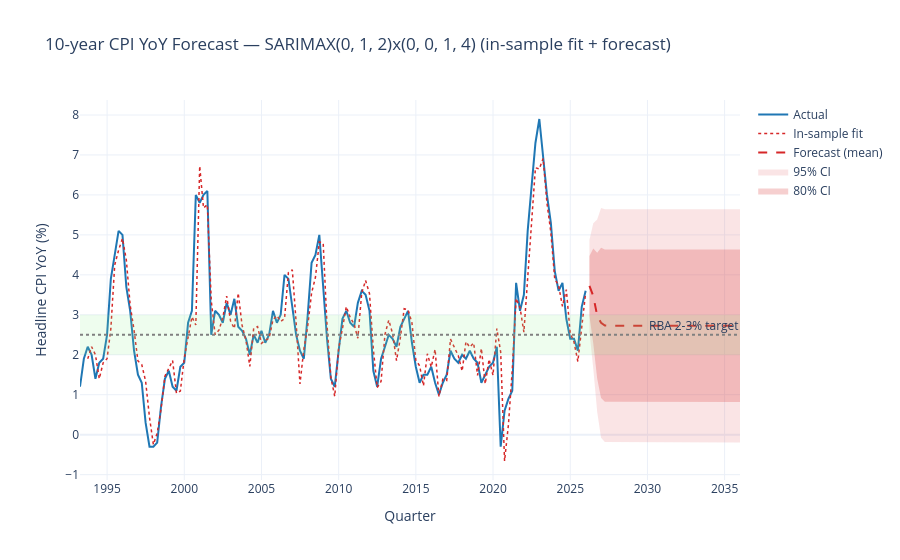
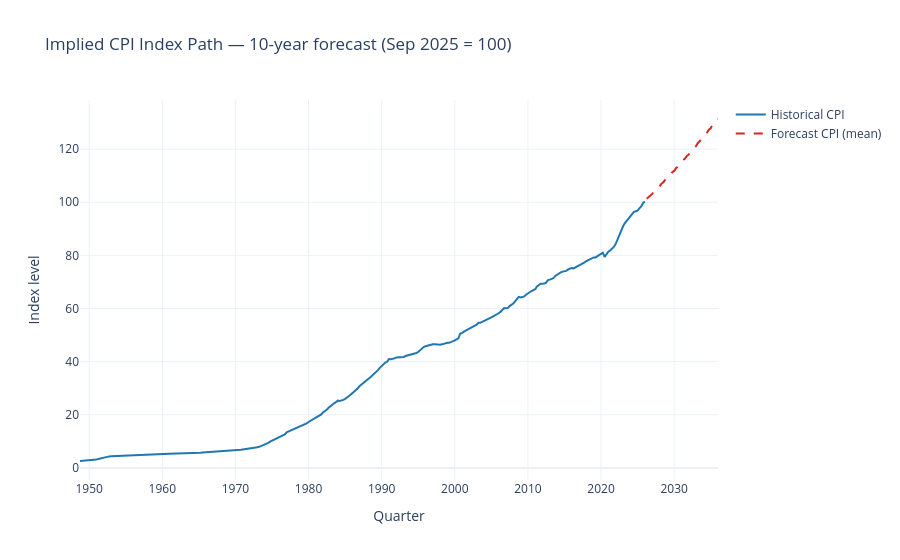

Here is the notebook cell these charts were saved with, in order:
### Code cell
# --- Refit best model on full sample 1993-Q1 to 2025-Q4 ---
y_full = df.loc[TRAIN_START:CUTOFF, 'headline_yoy'].dropna()
print(f'Full training sample: {y_full.index.min().date()} to {y_full.index.max().date()}, n={len(y_full)}')

final_model = SARIMAX(y_full, order=best_order, seasonal_order=best_seasonal,
                      enforce_stationarity=False, enforce_invertibility=False).fit(disp=False)
print(f'Model: SARIMAX{best_order}x{best_seasonal}, AIC={final_model.aic:.2f}')

# --- In-sample fitted values ---
arima_fitted = final_model.fittedvalues
arima_resid  = y_full - arima_fitted

warmup = max(best_order[1], best_seasonal[1] * 4) + 1
arima_fitted = arima_fitted.iloc[warmup:]
arima_resid  = arima_resid.iloc[warmup:]

rmse_in = np.sqrt(np.mean(arima_resid**2))
mae_in  = np.mean(np.abs(arima_resid))
print(f'In-sample fit (excl. {warmup} warmup obs): RMSE={rmse_in:.3f} pp, MAE={mae_in:.3f} pp')

# --- Forecast 40 quarters ahead ---
HORIZON = 40
fc_obj  = final_model.get_forecast(steps=HORIZON)
fc_mean = fc_obj.predicted_mean
fc_ci80 = fc_obj.conf_int(alpha=0.20)
fc_ci95 = fc_obj.conf_int(alpha=0.05)

fc_idx = pd.date_range(start=y_full.index[-1] + pd.offsets.QuarterEnd(),
                       periods=HORIZON, freq='QE-DEC')
fc_mean.index = fc_idx
fc_ci80.index = fc_idx
fc_ci95.index = fc_idx

# --- Summary stats ---
print(f'\nForecast horizon: {fc_idx[0].date()} to {fc_idx[-1].date()}')
print(f'Mean YoY forecast over 10 years: {fc_mean.mean():.2f}%')
print(f'Forecast at end of horizon:      {fc_mean.iloc[-1]:.2f}%')
print(f'Implied CPI+2.5% target return:  {fc_mean.mean() + 2.5:.2f}% p.a.')

# --- Plot: actual + in-sample fit + forecast + CI ---
fig_fc = go.Figure()
fig_fc.add_trace(go.Scatter(x=y_full.index, y=y_full.values,
                            mode='lines', name='Actual',
                            line=dict(color='#1f77b4', width=2)))
fig_fc.add_trace(go.Scatter(x=arima_fitted.index, y=arima_fitted.values,
                            mode='lines', name='In-sample fit',
                            line=dict(color='#d62728', width=1.5, dash='dot')))
fig_fc.add_trace(go.Scatter(x=fc_idx, y=fc_mean.values,
                            mode='lines', name='Forecast (mean)',
                            line=dict(color='#d62728', width=2, dash='dash')))
fig_fc.add_trace(go.Scatter(x=list(fc_idx) + list(fc_idx[::-1]),
                            y=list(fc_ci95.iloc[:, 1]) + list(fc_ci95.iloc[::-1, 0]),
                            fill='toself', fillcolor='rgba(214,39,40,0.12)',
                            line=dict(width=0), name='95% CI'))
fig_fc.add_trace(go.Scatter(x=list(fc_idx) + list(fc_idx[::-1]),
                            y=list(fc_ci80.iloc[:, 1]) + list(fc_ci80.iloc[::-1, 0]),
                            fill='toself', fillcolor='rgba(214,39,40,0.22)',
                            line=dict(width=0), name='80% CI'))
fig_fc.add_hrect(y0=2, y1=3, fillcolor='lightgreen', opacity=0.15, line_width=0,
                 annotation_text='RBA 2-3% target', annotation_position='top right')
fig_fc.add_hline(y=2.5, line_dash='dot', line_color='grey')
fig_fc.update_layout(
    title=f'10-year CPI YoY Forecast — SARIMAX{best_order}x{best_seasonal} (in-sample fit + forecast)',
    xaxis_title='Quarter', yaxis_title='Headline CPI YoY (%)',
    template='plotly_white', hovermode='x unified')
fig_fc.show()

# --- Implied CPI level path ---
hist_idx = df['cpi_index'].dropna()
level_path = list(hist_idx.iloc[-4:].values)
for yoy in fc_mean.values:
    level_path.append(level_path[-4] * (1 + yoy / 100))
level_fc = pd.Series(level_path[4:], index=fc_idx)

fig_lvl = go.Figure()
fig_lvl.add_trace(go.Scatter(x=hist_idx.index, y=hist_idx.values,
                             mode='lines', name='Historical CPI',
                             line=dict(color='#1f77b4', width=2)))
fig_lvl.add_trace(go.Scatter(x=level_fc.index, y=level_fc.values,
                             mode='lines', name='Forecast CPI (mean)',
                             line=dict(color='#d62728', dash='dash', width=2)))
fig_lvl.update_layout(
    title='Implied CPI Index Path — 10-year forecast (Sep 2025 = 100)',
    xaxis_title='Quarter', yaxis_title='Index level',
    template='plotly_white', hovermode='x unified')
fig_lvl.show()

# --- Save forecast for downstream use ---
forecast_out = pd.DataFrame({
    'yoy_mean':  fc_mean.values,
    'yoy_lo80':  fc_ci80.iloc[:, 0].values,
    'yoy_hi80':  fc_ci80.iloc[:, 1].values,
    'yoy_lo95':  fc_ci95.iloc[:, 0].values,
    'yoy_hi95':  fc_ci95.iloc[:, 1].values,
    'cpi_level': level_fc.values,
}, index=fc_idx)
print('\nForecast dataframe saved as `forecast_out`. First and last rows:')
print(forecast_out.head(2).round(2))
print(forecast_out.tail(2).round(2))

### Figure 1 — Plotly figure (JSON) as saved in the notebook; plotly's stock layout.template omitted (floating-point values rounded to 4 significant figures; data arrays with more than 128 entries replaced by an {"elided": "..."} marker saying what was removed)
{"data": [{"line": {"color": "#1f77b4", "width": 2}, "mode": "lines", "name": "Actual", "type": "scatter", "x": {"elided": "132 str values"}, "y": {"elided": "132 float values"}}, {"line": {"color": "#d62728", "dash": "dot", "width": 1.5}, "mode": "lines", "name": "In-sample fit", "type": "scatter", "x": {"elided": "130 str values"}, "y": {"elided": "130 float values"}}, {"line": {"color": "#d62728", "dash": "dash", "width": 2}, "mode": "lines", "name": "Forecast (mean)", "type": "scatter", "x": ["2026-03-31T00:00:00", "2026-06-30T00:00:00", "2026-09-30T00:00:00", "2026-12-31T00:00:00", "2027-03-31T00:00:00", "2027-06-30T00:00:00", "2027-09-30T00:00:00", "2027-12-31T00:00:00", "2028-03-31T00:00:00", "2028-06-30T00:00:00", "2028-09-30T00:00:00", "2028-12-31T00:00:00", "2029-03-31T00:00:00", "2029-06-30T00:00:00", "2029-09-30T00:00:00", "2029-12-31T00:00:00", "2030-03-31T00:00:00", "2030-06-30T00:00:00", "2030-09-30T00:00:00", "2030-12-31T00:00:00", "2031-03-31T00:00:00", "2031-06-30T00:00:00", "2031-09-30T00:00:00", "2031-12-31T00:00:00", "2032-03-31T00:00:00", "2032-06-30T00:00:00", "2032-09-30T00:00:00", "2032-12-31T00:00:00", "2033-03-31T00:00:00", "2033-06-30T00:00:00", "2033-09-30T00:00:00", "2033-12-31T00:00:00", "2034-03-31T00:00:00", "2034-06-30T00:00:00", "2034-09-30T00:00:00", "2034-12-31T00:00:00", "2035-03-31T00:00:00", "2035-06-30T00:00:00", "2035-09-30T00:00:00", "2035-12-31T00:00:00"], "y": [3.722, 3.469, 2.979, 2.8, 2.73, 2.724, 2.724, 2.724, 2.724, 2.724, 2.724, 2.724, 2.724, 2.724, 2.724, 2.724, 2.724, 2.724, 2.724, 2.724, 2.724, 2.724, 2.724, 2.724, 2.724, 2.724, 2.724, 2.724, 2.724, 2.724, 2.724, 2.724, 2.724, 2.724, 2.724, 2.724, 2.724, 2.724, 2.724, 2.724]}, {"fill": "toself", "fillcolor": "rgba(214,39,40,0.12)", "line": {"width": 0}, "name": "95% CI", "type": "scatter", "x": ["2026-03-31T00:00:00", "2026-06-30T00:00:00", "2026-09-30T00:00:00", "2026-12-31T00:00:00", "2027-03-31T00:00:00", "2027-06-30T00:00:00", "2027-09-30T00:00:00", "2027-12-31T00:00:00", "2028-03-31T00:00:00", "2028-06-30T00:00:00", "2028-09-30T00:00:00", "2028-12-31T00:00:00", "2029-03-31T00:00:00", "2029-06-30T00:00:00", "2029-09-30T00:00:00", "2029-12-31T00:00:00", "2030-03-31T00:00:00", "2030-06-30T00:00:00", "2030-09-30T00:00:00", "2030-12-31T00:00:00", "2031-03-31T00:00:00", "2031-06-30T00:00:00", "2031-09-30T00:00:00", "2031-12-31T00:00:00", "2032-03-31T00:00:00", "2032-06-30T00:00:00", "2032-09-30T00:00:00", "2032-12-31T00:00:00", "2033-03-31T00:00:00", "2033-06-30T00:00:00", "2033-09-30T00:00:00", "2033-12-31T00:00:00", "2034-03-31T00:00:00", "2034-06-30T00:00:00", "2034-09-30T00:00:00", "2034-12-31T00:00:00", "2035-03-31T00:00:00", "2035-06-30T00:00:00", "2035-09-30T00:00:00", "2035-12-31T00:00:00", "2035-12-31T00:00:00", "2035-09-30T00:00:00", "2035-06-30T00:00:00", "2035-03-31T00:00:00", "2034-12-31T00:00:00", "2034-09-30T00:00:00", "2034-06-30T00:00:00", "2034-03-31T00:00:00", "2033-12-31T00:00:00", "2033-09-30T00:00:00", "2033-06-30T00:00:00", "2033-03-31T00:00:00", "2032-12-31T00:00:00", "2032-09-30T00:00:00", "2032-06-30T00:00:00", "2032-03-31T00:00:00", "2031-12-31T00:00:00", "2031-09-30T00:00:00", "2031-06-30T00:00:00", "2031-03-31T00:00:00", "2030-12-31T00:00:00", "2030-09-30T00:00:00", "2030-06-30T00:00:00", "2030-03-31T00:00:00", "2029-12-31T00:00:00", "2029-09-30T00:00:00", "2029-06-30T00:00:00", "2029-03-31T00:00:00", "2028-12-31T00:00:00", "2028-09-30T00:00:00", "2028-06-30T00:00:00", "2028-03-31T00:00:00", "2027-12-31T00:00:00", "2027-09-30T00:00:00", "2027-06-30T00:00:00", "2027-03-31T00:00:00", "2026-12-31T00:00:00", "2026-09-30T00:00:00", "2026-06-30T00:00:00", "2026-03-31T00:00:00"], "y": [4.871, 5.288, 5.385, 5.675, 5.642, 5.642, 5.642, 5.642, 5.642, 5.642, 5.642, 5.642, 5.642, 5.642, 5.642, 5.642, 5.642, 5.642, 5.642, 5.642, 5.642, 5.642, 5.642, 5.642, 5.642, 5.642, 5.642, 5.642, 5.642, 5.642, 5.642, 5.642, 5.642, 5.642, 5.642, 5.642, 5.642, 5.642, 5.642, 5.642, -0.1948, -0.1948, -0.1948, -0.1948, -0.1948, -0.1948, -0.1948, -0.1948, -0.1948, -0.1948, -0.1948, -0.1948, -0.1948, -0.1948, -0.1948, -0.1948, -0.1948, -0.1948, -0.1948, -0.1948, -0.1948, -0.1948, -0.1948, -0.1948, -0.1948, -0.1948, -0.1948, -0.1948, -0.1948, -0.1948, -0.1948, -0.1948, -0.1948, -0.1948, -0.1948, -0.1814, -0.07475, 0.5732, 1.65, 2.574]}, {"fill": "toself", "fillcolor": "rgba(214,39,40,0.22)", "line": {"width": 0}, "name": "80% CI", "type": "scatter", "x": ["2026-03-31T00:00:00", "2026-06-30T00:00:00", "2026-09-30T00:00:00", "2026-12-31T00:00:00", "2027-03-31T00:00:00", "2027-06-30T00:00:00", "2027-09-30T00:00:00", "2027-12-31T00:00:00", "2028-03-31T00:00:00", "2028-06-30T00:00:00", "2028-09-30T00:00:00", "2028-12-31T00:00:00", "2029-03-31T00:00:00", "2029-06-30T00:00:00", "2029-09-30T00:00:00", "2029-12-31T00:00:00", "2030-03-31T00:00:00", "2030-06-30T00:00:00", "2030-09-30T00:00:00", "2030-12-31T00:00:00", "2031-03-31T00:00:00", "2031-06-30T00:00:00", "2031-09-30T00:00:00", "2031-12-31T00:00:00", "2032-03-31T00:00:00", "2032-06-30T00:00:00", "2032-09-30T00:00:00", "2032-12-31T00:00:00", "2033-03-31T00:00:00", "2033-06-30T00:00:00", "2033-09-30T00:00:00", "2033-12-31T00:00:00", "2034-03-31T00:00:00", "2034-06-30T00:00:00", "2034-09-30T00:00:00", "2034-12-31T00:00:00", "2035-03-31T00:00:00", "2035-06-30T00:00:00", "2035-09-30T00:00:00", "2035-12-31T00:00:00", "2035-12-31T00:00:00", "2035-09-30T00:00:00", "2035-06-30T00:00:00", "2035-03-31T00:00:00", "2034-12-31T00:00:00", "2034-09-30T00:00:00", "2034-06-30T00:00:00", "2034-03-31T00:00:00", "2033-12-31T00:00:00", "2033-09-30T00:00:00", "2033-06-30T00:00:00", "2033-03-31T00:00:00", "2032-12-31T00:00:00", "2032-09-30T00:00:00", "2032-06-30T00:00:00", "2032-03-31T00:00:00", "2031-12-31T00:00:00", "2031-09-30T00:00:00", "2031-06-30T00:00:00", "2031-03-31T00:00:00", "2030-12-31T00:00:00", "2030-09-30T00:00:00", "2030-06-30T00:00:00", "2030-03-31T00:00:00", "2029-12-31T00:00:00", "2029-09-30T00:00:00", "2029-06-30T00:00:00", "2029-03-31T00:00:00", "2028-12-31T00:00:00", "2028-09-30T00:00:00", "2028-06-30T00:00:00", "2028-03-31T00:00:00", "2027-12-31T00:00:00", "2027-09-30T00:00:00", "2027-06-30T00:00:00", "2027-03-31T00:00:00", "2026-12-31T00:00:00", "2026-09-30T00:00:00", "2026-06-30T00:00:00", "2026-03-31T00:00:00"], "y": [4.473, 4.659, 4.552, 4.68, 4.634, 4.632, 4.632, 4.632, 4.632, 4.632, 4.632, 4.632, 4.632, 4.632, 4.632, 4.632, 4.632, 4.632, 4.632, 4.632, 4.632, 4.632, 4.632, 4.632, 4.632, 4.632, 4.632, 4.632, 4.632, 4.632, 4.632, 4.632, 4.632, 4.632, 4.632, 4.632, 4.632, 4.632, 4.632, 4.632, 0.8153, 0.8153, 0.8153, 0.8153, 0.8153, 0.8153, 0.8153, 0.8153, 0.8153, 0.8153, 0.8153, 0.8153, 0.8153, 0.8153, 0.8153, 0.8153, 0.8153, 0.8153, 0.8153, 0.8153, 0.8153, 0.8153, 0.8153, 0.8153, 0.8153, 0.8153, 0.8153, 0.8153, 0.8153, 0.8153, 0.8153, 0.8153, 0.8153, 0.8153, 0.8153, 0.8264, 0.9204, 1.406, 2.28, 2.972]}], "layout": {"annotations": [{"showarrow": false, "text": "RBA 2-3% target", "x": 1, "xanchor": "right", "xref": "x domain", "y": 3, "yanchor": "top", "yref": "y"}], "hovermode": "x unified", "shapes": [{"fillcolor": "lightgreen", "line": {"width": 0}, "opacity": 0.15, "type": "rect", "x0": 0, "x1": 1, "xref": "x domain", "y0": 2, "y1": 3, "yref": "y"}, {"line": {"color": "grey", "dash": "dot"}, "type": "line", "x0": 0, "x1": 1, "xref": "x domain", "y0": 2.5, "y1": 2.5, "yref": "y"}], "title": {"text": "10-year CPI YoY Forecast — SARIMAX(0, 1, 2)x(0, 0, 1, 4) (in-sample fit + forecast)"}, "xaxis": {"title": {"text": "Quarter"}}, "yaxis": {"title": {"text": "Headline CPI YoY (%)"}}}}

### Figure 2 — Plotly figure (JSON) as saved in the notebook; plotly's stock layout.template omitted (floating-point values rounded to 4 significant figures; data arrays with more than 128 entries replaced by an {"elided": "..."} marker saying what was removed)
{"data": [{"line": {"color": "#1f77b4", "width": 2}, "mode": "lines", "name": "Historical CPI", "type": "scatter", "x": {"elided": "310 str values"}, "y": {"elided": "310 float values"}}, {"line": {"color": "#d62728", "dash": "dash", "width": 2}, "mode": "lines", "name": "Forecast CPI (mean)", "type": "scatter", "x": ["2026-03-31T00:00:00", "2026-06-30T00:00:00", "2026-09-30T00:00:00", "2026-12-31T00:00:00", "2027-03-31T00:00:00", "2027-06-30T00:00:00", "2027-09-30T00:00:00", "2027-12-31T00:00:00", "2028-03-31T00:00:00", "2028-06-30T00:00:00", "2028-09-30T00:00:00", "2028-12-31T00:00:00", "2029-03-31T00:00:00", "2029-06-30T00:00:00", "2029-09-30T00:00:00", "2029-12-31T00:00:00", "2030-03-31T00:00:00", "2030-06-30T00:00:00", "2030-09-30T00:00:00", "2030-12-31T00:00:00", "2031-03-31T00:00:00", "2031-06-30T00:00:00", "2031-09-30T00:00:00", "2031-12-31T00:00:00", "2032-03-31T00:00:00", "2032-06-30T00:00:00", "2032-09-30T00:00:00", "2032-12-31T00:00:00", "2033-03-31T00:00:00", "2033-06-30T00:00:00", "2033-09-30T00:00:00", "2033-12-31T00:00:00", "2034-03-31T00:00:00", "2034-06-30T00:00:00", "2034-09-30T00:00:00", "2034-12-31T00:00:00", "2035-03-31T00:00:00", "2035-06-30T00:00:00", "2035-09-30T00:00:00", "2035-12-31T00:00:00"], "y": [101.3, 101.8, 102.7, 103.1, 104.1, 104.6, 105.5, 105.9, 106.9, 107.5, 108.4, 108.8, 109.9, 110.4, 111.3, 111.8, 112.8, 113.4, 114.4, 114.8, 115.9, 116.5, 117.5, 118.0, 119.1, 119.7, 120.7, 121.2, 122.3, 122.9, 124.0, 124.5, 125.6, 126.3, 127.3, 127.9, 129.1, 129.7, 130.8, 131.3]}], "layout": {"hovermode": "x unified", "title": {"text": "Implied CPI Index Path — 10-year forecast (Sep 2025 = 100)"}, "xaxis": {"title": {"text": "Quarter"}}, "yaxis": {"title": {"text": "Index level"}}}}
